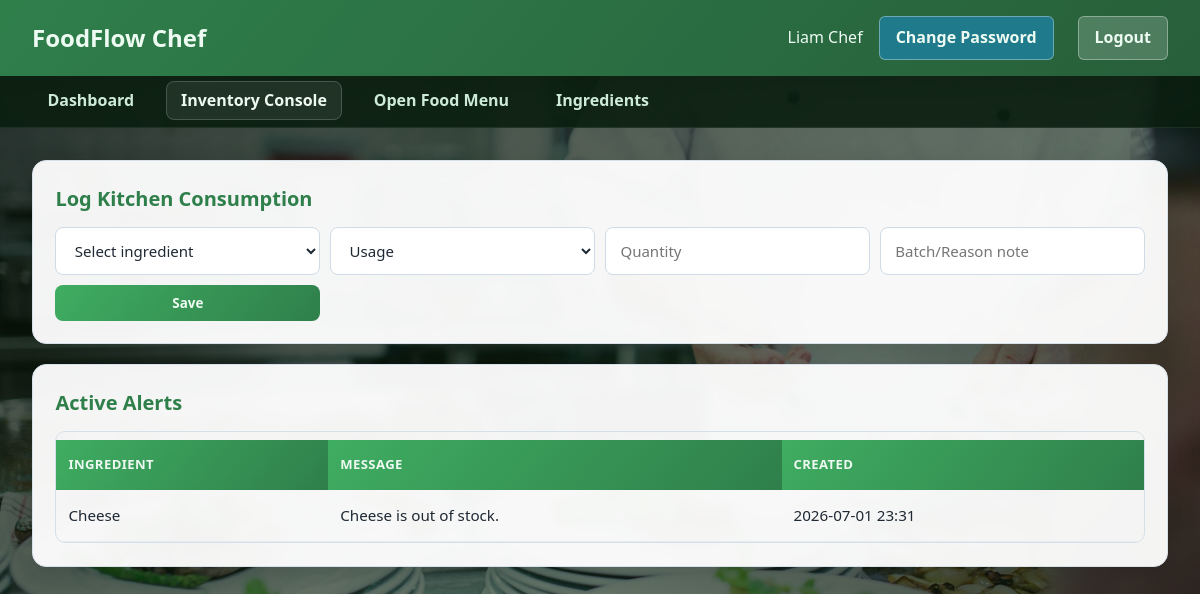
The page /roles/chef_inventory.php (signed in) on the database as committed earlier.
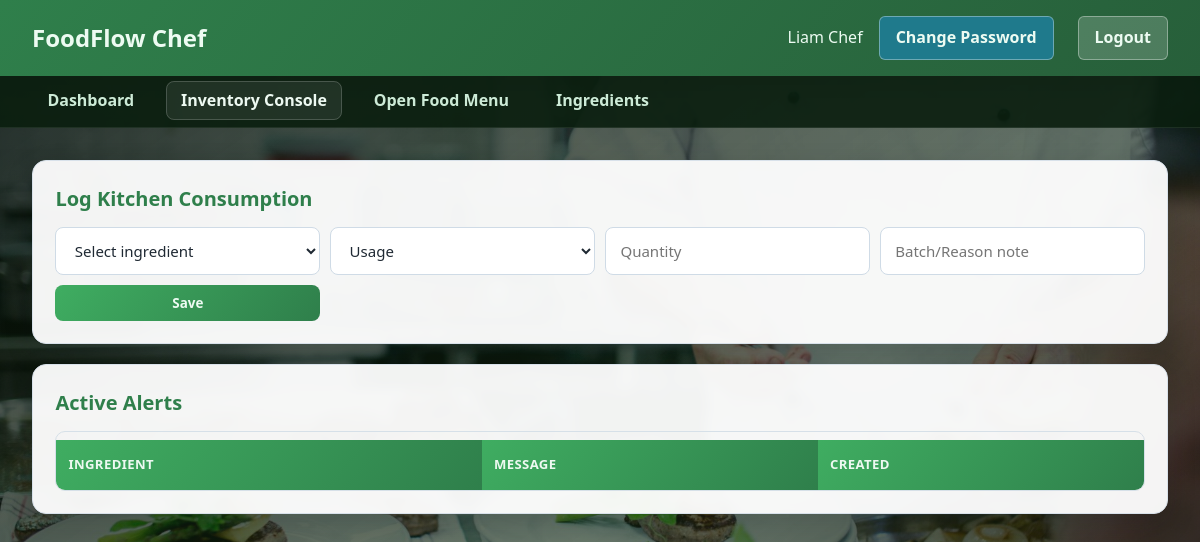
The same page on the database as committed later.
### tables this page shows
CREATE TABLE `alerts` (
  `id` int NOT NULL AUTO_INCREMENT,
  `ingredient_id` int NOT NULL,
  `alert_type` enum('low_stock','out_of_stock') NOT NULL,
  `message` varchar(255) NOT NULL,
  `is_resolved` tinyint(1) DEFAULT '0',
  `created_at` timestamp NULL DEFAULT CURRENT_TIMESTAMP,
  `resolved_at` timestamp NULL DEFAULT NULL,
  PRIMARY KEY (`id`),
  KEY `ingredient_id` (`ingredient_id`),
  CONSTRAINT `alerts_ibfk_1` FOREIGN KEY (`ingredient_id`) REFERENCES `ingredients` (`id`) ON DELETE CASCADE
);

CREATE TABLE `ingredients` (
  `id` int NOT NULL AUTO_INCREMENT,
  `name` varchar(120) NOT NULL,
  `category` varchar(80) DEFAULT NULL,
  `unit` varchar(20) NOT NULL,
  `current_stock` decimal(10,2) NOT NULL DEFAULT '0.00',
  `reorder_level` decimal(10,2) NOT NULL DEFAULT '0.00',
  `unit_cost` decimal(10,2) NOT NULL DEFAULT '0.00',
  `is_active` tinyint(1) DEFAULT '1',
  `created_at` timestamp NULL DEFAULT CURRENT_TIMESTAMP,
  `updated_at` timestamp NULL DEFAULT CURRENT_TIMESTAMP ON UPDATE CURRENT_TIMESTAMP,
  PRIMARY KEY (`id`)
);

### roles/chef_inventory.php (the view, shortened to what this page needs)
<?php
$conn = new mysqli('localhost', 'root', '1234', 'food_inventory');
$alerts = $conn->query('SELECT a.message, a.created_at, i.name AS ingredient_name FROM alerts a JOIN ingredients i ON a.ingredient_id = i.id WHERE a.is_resolved = 0 ORDER BY a.created_at DESC LIMIT 15');
?>
<!DOCTYPE html>
<html lang="en">
<head>
    <link rel="stylesheet" href="roles_styles.css">
</head>
<body class="dashboard-photo dashboard-chef">
<nav class="navbar">
    <div class="navbar-brand">FoodFlow Chef</div>
    <div class="navbar-user"><span><?php echo htmlspecialchars($_SESSION['user_name']); ?></span><a href="../auth/change_password.php" class="logout-btn" style="margin-right:8px;background:#1f7a8c;">Change Password</a><a href="../auth/logout.php" class="logout-btn">Logout</a></div>
</nav>
<nav class="admin-nav">
    <ul class="admin-nav-links">
        <li><a href="../roles/chef_dashboard.php">Dashboard</a></li>
        <li><a href="../roles/chef_inventory.php" class="active">Inventory Console</a></li>
        <li><a href="../roles/open_menu.php">Open Food Menu</a></li>
        <li><a href="ingredients.php">Ingredients</a></li>
    </ul>
</nav>
<div class="container">
    <div class="card">
        <h3> Log Kitchen Consumption</h3>
        <form method="POST" style="display:grid;grid-template-columns:repeat(4,minmax(140px,1fr));gap:10px;">
            <select name="ingredient_id" required>
                <option value="">Select ingredient</option>
            </select>
            <select name="action" required>
                <option value="usage">Usage</option>
            </select>
            <input type="number" step="0.01" min="0.01" name="quantity" placeholder="Quantity" required>
            <input type="text" name="note" placeholder="Batch/Reason note">
            <button type="submit" class="btn btn-primary">Save</button>
        </form>
    </div>
    <div class="card" style="margin-top:16px;">
        <h3> Active Alerts</h3>
        <div class="table-responsive">
            <table class="data-table">
                <thead><tr><th>Ingredient</th><th>Message</th><th>Created</th></tr></thead>
                <tbody>
                <?php while($a = $alerts->fetch_assoc()): ?>
                    <tr>
                        <td><?php echo htmlspecialchars($a['ingredient_name']); ?></td>
                        <td><?php echo htmlspecialchars($a['message']); ?></td>
                        <td><?php echo date('Y-m-d H:i', strtotime($a['created_at'])); ?></td>
                    </tr>
                <?php endwhile; ?>
                </tbody>
            </table>
        </div>
    </div>
</div>
</body>
</html>

Rows that differ between the two databases and show on the page:
no longer on this page (row edited): alerts: ingredient.name "Cheese", message "Cheese is out of stock.", created_at "2026-07-01 23:31"
